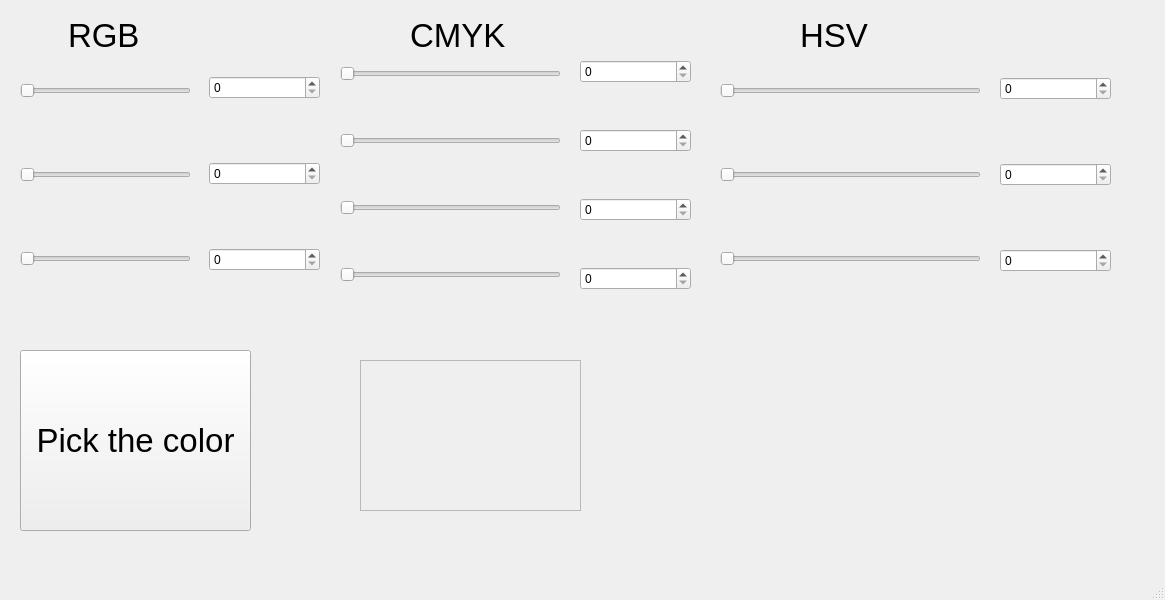
<?xml version="1.0" encoding="UTF-8"?>
<ui version="4.0">
 <class>MainWindow</class>
 <widget class="QMainWindow" name="MainWindow">
  <property name="geometry">
   <rect>
    <x>0</x>
    <y>0</y>
    <width>1165</width>
    <height>600</height>
   </rect>
  </property>
  <property name="windowTitle">
   <string>MainWindow</string>
  </property>
  <widget class="QWidget" name="centralwidget">
   <widget class="QWidget" name="verticalLayoutWidget">
    <property name="geometry">
     <rect>
      <x>20</x>
      <y>20</y>
      <width>171</width>
      <height>311</height>
     </rect>
    </property>
    <layout class="QVBoxLayout" name="verticalLayout">
     <item>
      <widget class="QSlider" name="RedSlider">
       <property name="maximum">
        <number>255</number>
       </property>
       <property name="orientation">
        <enum>Qt::Horizontal</enum>
       </property>
      </widget>
     </item>
     <item>
      <widget class="QSlider" name="GreenSlider">
       <property name="maximum">
        <number>255</number>
       </property>
       <property name="orientation">
        <enum>Qt::Horizontal</enum>
       </property>
      </widget>
     </item>
     <item>
      <widget class="QSlider" name="BlueSlider">
       <property name="font">
        <font>
         <bold>false</bold>
        </font>
       </property>
       <property name="maximum">
        <number>255</number>
       </property>
       <property name="orientation">
        <enum>Qt::Horizontal</enum>
       </property>
      </widget>
     </item>
    </layout>
   </widget>
   <widget class="QWidget" name="verticalLayoutWidget_2">
    <property name="geometry">
     <rect>
      <x>340</x>
      <y>20</y>
      <width>221</width>
      <height>311</height>
     </rect>
    </property>
    <layout class="QVBoxLayout" name="verticalLayout_2">
     <item>
      <widget class="QSlider" name="CyanSlider">
       <property name="maximum">
        <number>100</number>
       </property>
       <property name="orientation">
        <enum>Qt::Horizontal</enum>
       </property>
      </widget>
     </item>
     <item>
      <widget class="QSlider" name="MagentaSlider">
       <property name="maximum">
        <number>100</number>
       </property>
       <property name="orientation">
        <enum>Qt::Horizontal</enum>
       </property>
      </widget>
     </item>
     <item>
      <widget class="QSlider" name="YellowSlider">
       <property name="maximum">
        <number>100</number>
       </property>
       <property name="orientation">
        <enum>Qt::Horizontal</enum>
       </property>
      </widget>
     </item>
     <item>
      <widget class="QSlider" name="BlackSlider">
       <property name="maximum">
        <number>100</number>
       </property>
       <property name="orientation">
        <enum>Qt::Horizontal</enum>
       </property>
      </widget>
     </item>
    </layout>
   </widget>
   <widget class="QWidget" name="verticalLayoutWidget_3">
    <property name="geometry">
     <rect>
      <x>720</x>
      <y>20</y>
      <width>261</width>
      <height>311</height>
     </rect>
    </property>
    <layout class="QVBoxLayout" name="verticalLayout_3">
     <item>
      <widget class="QSlider" name="HueSlider">
       <property name="maximum">
        <number>360</number>
       </property>
       <property name="orientation">
        <enum>Qt::Horizontal</enum>
       </property>
      </widget>
     </item>
     <item>
      <widget class="QSlider" name="SaturationSlider">
       <property name="maximum">
        <number>100</number>
       </property>
       <property name="orientation">
        <enum>Qt::Horizontal</enum>
       </property>
      </widget>
     </item>
     <item>
      <widget class="QSlider" name="ValueSlider">
       <property name="maximum">
        <number>100</number>
       </property>
       <property name="orientation">
        <enum>Qt::Horizontal</enum>
       </property>
      </widget>
     </item>
    </layout>
   </widget>
   <widget class="QWidget" name="verticalLayoutWidget_4">
    <property name="geometry">
     <rect>
      <x>209</x>
      <y>19</y>
      <width>111</width>
      <height>311</height>
     </rect>
    </property>
    <layout class="QVBoxLayout" name="verticalLayout_4">
     <item>
      <widget class="QSpinBox" name="RedBox">
       <property name="maximum">
        <number>255</number>
       </property>
      </widget>
     </item>
     <item>
      <widget class="QSpinBox" name="GreenBox">
       <property name="maximum">
        <number>255</number>
       </property>
      </widget>
     </item>
     <item>
      <widget class="QSpinBox" name="BlueBox">
       <property name="maximum">
        <number>255</number>
       </property>
      </widget>
     </item>
    </layout>
   </widget>
   <widget class="QWidget" name="verticalLayoutWidget_5">
    <property name="geometry">
     <rect>
      <x>580</x>
      <y>20</y>
      <width>111</width>
      <height>311</height>
     </rect>
    </property>
    <layout class="QVBoxLayout" name="verticalLayout_5">
     <item>
      <widget class="QSpinBox" name="CyanBox">
       <property name="maximum">
        <number>100</number>
       </property>
      </widget>
     </item>
     <item>
      <widget class="QSpinBox" name="MagentaBox">
       <property name="maximum">
        <number>100</number>
       </property>
      </widget>
     </item>
     <item>
      <widget class="QSpinBox" name="YellowBox">
       <property name="maximum">
        <number>100</number>
       </property>
      </widget>
     </item>
     <item>
      <widget class="QSpinBox" name="BlackBox">
       <property name="maximum">
        <number>100</number>
       </property>
      </widget>
     </item>
    </layout>
   </widget>
   <widget class="QWidget" name="verticalLayoutWidget_6">
    <property name="geometry">
     <rect>
      <x>1000</x>
      <y>20</y>
      <width>111</width>
      <height>311</height>
     </rect>
    </property>
    <layout class="QVBoxLayout" name="verticalLayout_6">
     <item>
      <widget class="QSpinBox" name="HueBox">
       <property name="maximum">
        <number>360</number>
       </property>
      </widget>
     </item>
     <item>
      <widget class="QSpinBox" name="SaturationBox">
       <property name="maximum">
        <number>100</number>
       </property>
      </widget>
     </item>
     <item>
      <widget class="QSpinBox" name="ValueBox">
       <property name="maximum">
        <number>100</number>
       </property>
      </widget>
     </item>
    </layout>
   </widget>
   <widget class="QPushButton" name="pushButton">
    <property name="geometry">
     <rect>
      <x>20</x>
      <y>350</y>
      <width>231</width>
      <height>181</height>
     </rect>
    </property>
    <property name="font">
     <font>
      <pointsize>25</pointsize>
      <strikeout>false</strikeout>
      <fontweight>Thin</fontweight>
     </font>
    </property>
    <property name="text">
     <string>Pick the color</string>
    </property>
   </widget>
   <widget class="QWidget" name="colorWidget" native="true">
    <property name="geometry">
     <rect>
      <x>360</x>
      <y>360</y>
      <width>221</width>
      <height>151</height>
     </rect>
    </property>
    <widget class="QTextEdit" name="textEdit">
     <property name="enabled">
      <bool>false</bool>
     </property>
     <property name="geometry">
      <rect>
       <x>0</x>
       <y>0</y>
       <width>221</width>
       <height>151</height>
      </rect>
     </property>
    </widget>
   </widget>
   <widget class="QLabel" name="label">
    <property name="geometry">
     <rect>
      <x>68</x>
      <y>10</y>
      <width>121</width>
      <height>51</height>
     </rect>
    </property>
    <property name="font">
     <font>
      <pointsize>25</pointsize>
      <fontweight>Light</fontweight>
     </font>
    </property>
    <property name="text">
     <string>RGB</string>
    </property>
   </widget>
   <widget class="QLabel" name="label_2">
    <property name="geometry">
     <rect>
      <x>410</x>
      <y>10</y>
      <width>101</width>
      <height>51</height>
     </rect>
    </property>
    <property name="font">
     <font>
      <pointsize>25</pointsize>
      <fontweight>Light</fontweight>
     </font>
    </property>
    <property name="text">
     <string>CMYK</string>
    </property>
   </widget>
   <widget class="QLabel" name="label_3">
    <property name="geometry">
     <rect>
      <x>800</x>
      <y>-10</y>
      <width>101</width>
      <height>91</height>
     </rect>
    </property>
    <property name="font">
     <font>
      <pointsize>25</pointsize>
      <fontweight>Light</fontweight>
     </font>
    </property>
    <property name="text">
     <string>HSV</string>
    </property>
   </widget>
  </widget>
  <widget class="QMenuBar" name="menubar">
   <property name="geometry">
    <rect>
     <x>0</x>
     <y>0</y>
     <width>1165</width>
     <height>17</height>
    </rect>
   </property>
  </widget>
  <widget class="QStatusBar" name="statusbar"/>
 </widget>
 <resources/>
 <connections/>
</ui>
